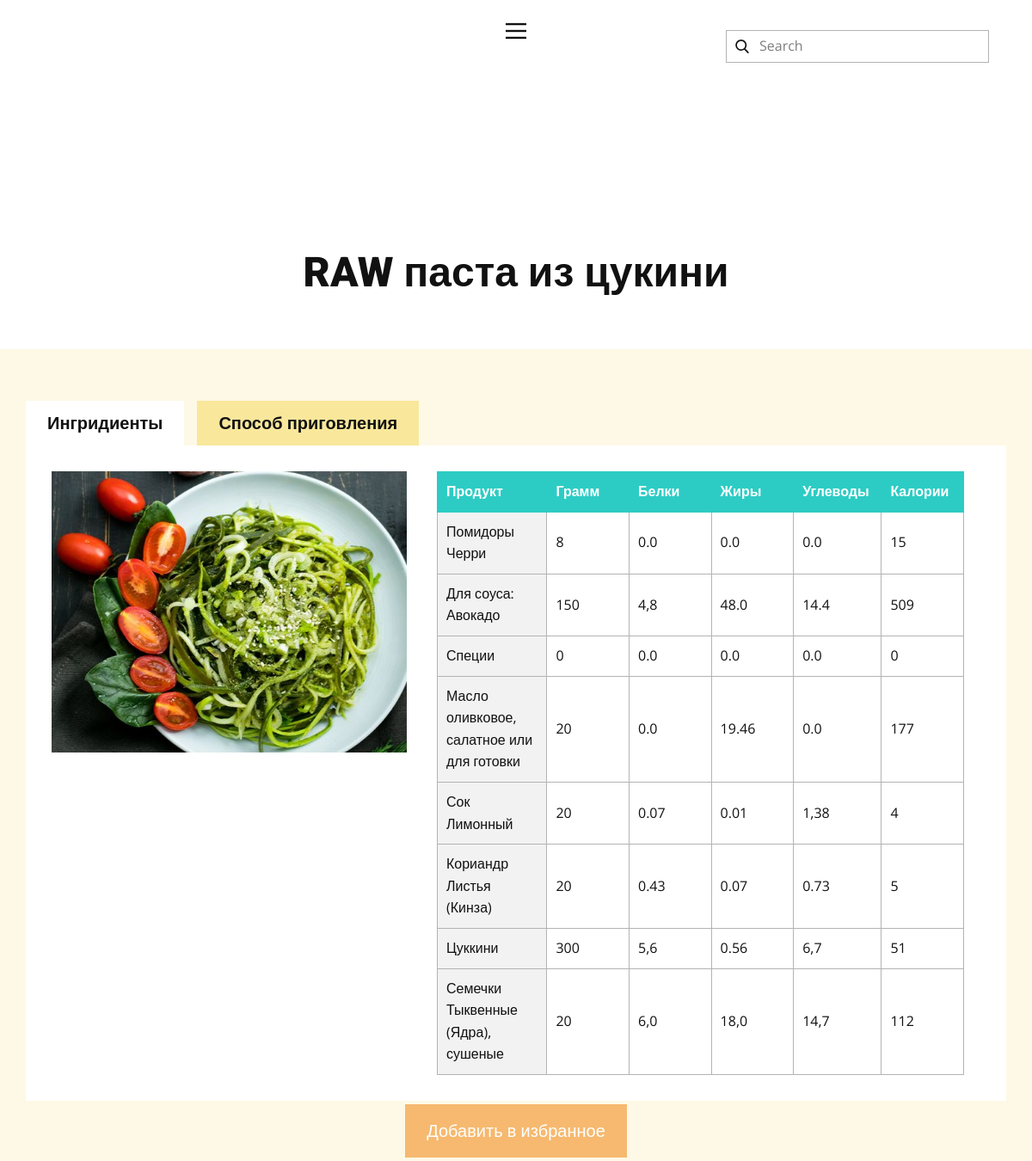
/page_recipe/5, run on the app's committed database.
### tables this page shows
CREATE TABLE recipes (
   id integer PRIMARY KEY autoincrement,
   Title varchar(255) NOT NULL,
   Gram integer NOT NULL,
   Protein double,
   Fats double,
   Carbohydrates double,
   Calories integer NOT NULL,
   Method_of_preparation varchar
, picture BLOB);

CREATE TABLE ingredients(
   id integer PRIMARY KEY autoincrement,
   Title varchar(255) NOT NULL,
   Gram integer NOT NULL,
   Protein double,
   Fats double,
   Carbohydrates double,
   Calories integer,
   recipe integer NOT NULL,
   FOREIGN KEY (recipe) REFERENCES recipes(id)
   ON DELETE CASCADE
);

### labapp/router.py (the view)
@app.route('/page_recipe/<id>', methods=['GET'])
def page_recipe(id):
    ingredients = webservice.get_recipe_ingredients(id)
    recipe = webservice.get_recipe_by_id(id)
    return render_template('Страница-1.html',
                           title='Страница1',
                           posted_recipe =recipe,
                           posted_ingredients=ingredients
                )

### labapp/repository/connectorfactory.py (called while the page is built)
    def get_connector(self, datastore):
        if datastore.startswith("sqlite:///"):
            self.instance = SQLiteStoreConnector(datastore)
            if self.instance.connect():
                return self.instance
        elif datastore.startswith("pymysql://"):
            self.instance = MySQLStoreConnector(datastore)
            if self.instance.connect():
                return self.instance
        return None

### labapp/repository/sql_api.py (called while the page is built)
def select_recipe_inredients(connector: StoreConnector, id) -> List[tuple]:
    query = f'''SELECT id, Title, Gram, Protein, Fats, Carbohydrates, Calories, recipe
FROM ingredients WHERE recipe = {id}'''
    result = connector.execute(query).fetchall()
    return result

def select_recipe_by_id(connector: StoreConnector, id) -> tuple:
    query = f'''SELECT id, Title, Gram, Protein, Fats, Carbohydrates, Calories, Method_of_preparation
FROM recipes WHERE id = {id}'''
    result = connector.execute(query).fetchone()
    return result

### labapp/repository/sqliteconnector.py (called while the page is built)
    def connect(self):
        try:
            connection = sqlite3.connect(self._datastore[10:])
            cursor = connection.cursor()
            cursor.execute("PRAGMA foreign_keys = 1")
            cursor.close()
            self.connection = connection
            print("SQLite database connected.")
            return True
        except Exception as e:
            print(f'Connection error: {str(e)}')
            return False

    def execute(self, query):
        result = None
        if self._cursor is not None:
            try:
                result = self._cursor.execute(query)
            except Exception as e:
                self.connection.rollback()
                print(f'Query execution error: {str(e)}')
        else:
            print("Use start_transaction() first.")
        return result

    def start_transaction(self):
        if self._cursor is None and self.connection is not None:
            self._cursor = self.connection.cursor()

    def end_transaction(self):
        if self.connection is not None and self._cursor is not None:
            self.connection.commit()
            self._cursor.close()
            self._cursor = None

    def close(self):
        self.connection.close()
        self.connection = None

### labapp/templates/Страница-1.html (shortened to what this page needs)
<!DOCTYPE html>
<html style="font-size: 16px;" lang="ru"><head>
    <link rel="stylesheet" href="/static/stylesheets/nicepage.css" media="screen">
<link rel="stylesheet" href="/static/stylesheets/Страница-1.css" media="screen">
  </head>
  <body class="u-body u-xl-mode" data-lang="ru"><header class="u-clearfix u-header u-header" id="sec-03fb"><div class="u-clearfix u-sheet u-sheet-1">
    {% block content %}
        <nav class="u-align-left u-menu u-menu-hamburger u-offcanvas u-menu-1" data-responsive-from="XL">
          <div class="menu-collapse">
            <a class="u-button-style u-nav-link" href="#" style="padding: 4px 0px; font-size: calc(1em + 8px);" data-lang-en="{&quot;content&quot;:&quot;\n          <svg class=\&quot;u-svg-link\&quot; preserveAspectRatio=\&quot;xMidYMin slice\&quot; viewBox=\&quot;0 0 302 302\&quot; style=\&quot;\&quot;><use xlink:href=\&quot;#svg-5c50\&quot;></use></svg>\n          <svg xmlns=\&quot;http://www.w3.org/2000/svg\&quot; xmlns:xlink=\&quot;http://www.w3.org/1999/xlink\&quot; version=\&quot;1.1\&quot; id=\&quot;svg-5c50\&quot; x=\&quot;0px\&quot; y=\&quot;0px\&quot; viewBox=\&quot;0 0 302 302\&quot; style=\&quot;enable-background:new 0 0 302 302;\&quot; xml:space=\&quot;preserve\&quot; class=\&quot;u-svg-content\&quot;><g><rect y=\&quot;36\&quot; width=\&quot;302\&quot; height=\&quot;30\&quot;></rect><rect y=\&quot;236\&quot; width=\&quot;302\&quot; height=\&quot;30\&quot;></rect><rect y=\&quot;136\&quot; width=\&quot;302\&quot; height=\&quot;30\&quot;></rect>\n</g><g></g><g></g><g></g><g></g><g></g><g></g><g></g><g></g><g></g><g></g><g></g><g></g><g></g><g></g><g></g></svg>\n        &quot;,&quot;href&quot;:&quot;#&quot;}">
              <svg class="u-svg-link" preserveAspectRatio="xMidYMin slice" viewBox="0 0 302 302" style=""><use xlink:href="#svg-5c50"></use></svg>
            </a>
          </div>
        </nav>
        <form action="#" method="get" class="u-border-1 u-border-grey-30 u-search u-search-left u-white u-search-1">
          <button class="u-search-button" type="submit">
            <span class="u-search-icon u-spacing-10">
              <svg class="u-svg-link" preserveAspectRatio="xMidYMin slice" viewBox="0 0 56.966 56.966"><use xlink:href="#svg-e435"></use></svg>
            </span>
          </button>
          <input class="u-search-input" type="search" name="search" value="" placeholder="Search">
        </form>
      </div></header>
    <section class="u-clearfix u-section-1" id="sec-388b">
      <div class="u-clearfix u-sheet u-sheet-1"></div>
    </section>
    <section class="u-align-center u-clearfix u-section-2" id="sec-3261">
      <div class="u-clearfix u-sheet u-valign-middle u-sheet-1">
        <h1 class="u-text u-text-default u-text-1">{{posted_recipe[1]}}</h1>
      </div>
    </section>
    <section class="u-align-center u-clearfix u-palette-3-light-3 u-section-3" id="sec-0f47">
      <div class="u-clearfix u-sheet u-sheet-1">
        <div class="u-expanded-width u-tabs u-tabs-1">
          <ul class="u-spacing-15 u-tab-list u-unstyled" role="tablist">
            <li class="u-tab-item" role="presentation">
              <a class="active u-active-white u-button-style u-palette-3-light-2 u-tab-link u-tab-link-1" id="link-tab-0da5" href="#tab-0da5" role="tab" aria-controls="tab-0da5" aria-selected="true">Ингридиенты</a>
            </li>
            <li class="u-tab-item" role="presentation">
              <a class="u-active-white u-button-style u-palette-3-light-2 u-tab-link u-tab-link-2" id="link-tab-14b7" href="#tab-14b7" role="tab" aria-controls="tab-14b7" aria-selected="false">Способ приговления</a>
            </li>
          </ul>
          <div class="u-tab-content">
            <div class="u-container-style u-tab-active u-tab-pane u-white u-tab-pane-1" id="tab-0da5" role="tabpanel" aria-labelledby="link-tab-0da5">
              <div class="u-container-layout u-container-layout-1">
                <img alt="" class="u-image u-image-default u-image-1" data-image-width="960" data-image-height="540" src="/static/images/{{posted_recipe[0]}}.jpg">
                <div class="u-table u-table-responsive u-table-1">
                  <table class="u-table-entity">
                    <colgroup>
                      <col width="20%">
                      <col width="15%">
                      <col width="15%">
                      <col width="15%">
                      <col width="15%">
                      <col width="15%">
                      <col height="15%">
                    </colgroup>
                    <thead class="u-palette-4-base u-table-header u-table-header-1">
                      <tr style="height: 15px;">
                        <th class="u-border-1 u-border-palette-4-base u-table-cell">Продукт</th>
                        <th class="u-border-1 u-border-palette-4-base u-table-cell"> Грамм</th>
                        <th class="u-border-1 u-border-palette-4-base u-table-cell">Белки</th>
                        <th class="u-border-1 u-border-palette-4-base u-table-cell">Жиры</th>
                        <th class="u-border-1 u-border-palette-4-base u-table-cell">Углеводы</th>
                        <th class="u-border-1 u-border-palette-4-base u-table-cell">Калории</th>
                      </tr>
                    </thead>
                    <tbody class="u-table-body">
                      {% for row in posted_ingredients %}
                      <tr style="height: 15px;">
                        <td class="u-border-1 u-border-grey-30 u-first-column u-grey-5 u-table-cell u-table-cell-7">{{row[1]}}</td>
                        <td class="u-border-1 u-border-grey-30 u-table-cell">{{row[2]}}</td>
                        <td class="u-border-1 u-border-grey-30 u-table-cell">{{row[3]}}</td>
                        <td class="u-border-1 u-border-grey-30 u-table-cell">{{row[4]}}</td>
                        <td class="u-border-1 u-border-grey-30 u-table-cell">{{row[5]}}</td>
                        <td class="u-border-1 u-border-grey-30 u-table-cell">{{row[6]}}</td>
                      </tr>
                      {% endfor %}
                    </tbody>
                  </table>
                </div>
              </div>
            </div>
          </div>
        </div>
        <a href="" class="button">Добавить в избранное</a>
      </div>
    </section>
    {% endblock %}
</body></html>

### labapp/static/stylesheets/Страница-1.css (style rules this page uses)
.u-section-1 .u-sheet-1 { min-height: 49px; }
.u-section-2 .u-sheet-1 { min-height: 177px; }
.u-section-2 .u-text-1 { font-weight: 900; margin: 60px auto; }
.u-section-3 { background-image: none; }
.u-section-3 .u-sheet-1 { min-height: 560px; }
.u-section-3 .u-tabs-1 { min-height: 439px; height: auto; margin: 60px auto 0 0; }
.u-section-3 .u-tab-link-1 { font-size: 1.25rem; background-image: none; font-weight: 600; padding: 10px 25px; }
.u-section-3 .u-tab-link-2 { font-size: 1.25rem; background-image: none; font-weight: 600; padding: 10px 25px; }
.u-section-3 .u-tab-pane-1 { background-image: none; }
.u-section-3 .u-container-layout-1 { padding: 30px; }
.u-section-3 .u-image-1 { width: 413px; height: 327px; margin: 0 auto 0 0; }
.u-section-3 .u-table-1 { width: 613px; margin: -327px 19px 0 auto; }
.u-section-3 .u-table-header-1 { font-weight: 700; background-image: none; }
.u-section-3 .u-table-cell-7 { background-image: none; }

### labapp/templates/Страница-1.html (style rules this page uses)
.button { background-color: #f6b96f; border: none; color: white; padding: 15px 25px; text-align: rigth; text-decoration: none; display: inline-block; font-size: 20px; margin: 4px 2px; cursor: pointer; }

### data on the page
recipes: Title "RAW паста из цукини"
ingredients: Title "Помидоры Черри", Gram "8", Protein "0.0", Fats "0.0", Carbohydrates "0.0", Calories "15"
ingredients: Title "Для соуса: Авокадо", Gram "150", Protein "4,8", Fats "48.0", Carbohydrates "14.4", Calories "509"
ingredients: Title "Специи", Gram "0", Protein "0.0", Fats "0.0", Carbohydrates "0.0", Calories "0"
ingredients: Title "Масло оливковое, салатное или для готовки", Gram "20", Protein "0.0", Fats "19.46", Carbohydrates "0.0", Calories "177"
ingredients: Title "Сок Лимонный", Gram "20", Protein "0.07", Fats "0.01", Carbohydrates "1,38", Calories "4"
ingredients: Title "Кориандр Листья (Кинза)", Gram "20", Protein "0.43", Fats "0.07", Carbohydrates "0.73", Calories "5"
ingredients: Title "Цуккини", Gram "300", Protein "5,6", Fats "0.56", Carbohydrates "6,7", Calories "51"
ingredients: Title "Семечки Тыквенные (Ядра), сушеные", Gram "20", Protein "6,0", Fats "18,0", Carbohydrates "14,7", Calories "112"
